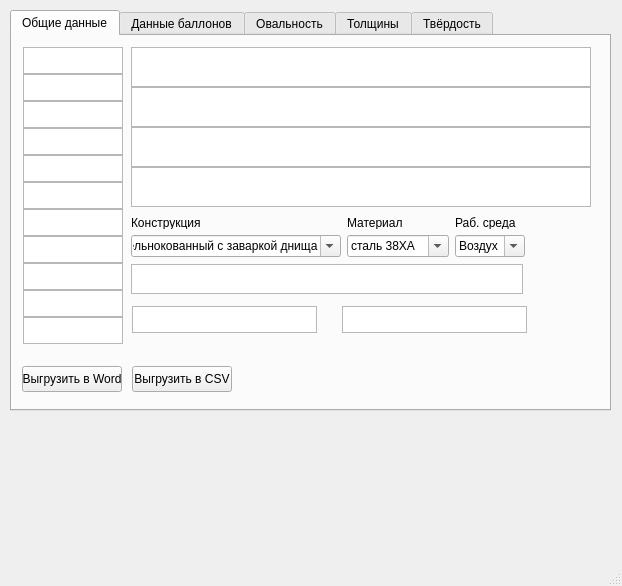
<?xml version="1.0" encoding="UTF-8"?>
<ui version="4.0">
 <class>MainWindow</class>
 <widget class="QMainWindow" name="MainWindow">
  <property name="geometry">
   <rect>
    <x>0</x>
    <y>0</y>
    <width>622</width>
    <height>586</height>
   </rect>
  </property>
  <property name="sizePolicy">
   <sizepolicy hsizetype="Fixed" vsizetype="Fixed">
    <horstretch>0</horstretch>
    <verstretch>0</verstretch>
   </sizepolicy>
  </property>
  <property name="windowTitle">
   <string>MainWindow</string>
  </property>
  <widget class="QWidget" name="centralwidget">
   <widget class="QTabWidget" name="tabWidget">
    <property name="geometry">
     <rect>
      <x>10</x>
      <y>10</y>
      <width>601</width>
      <height>401</height>
     </rect>
    </property>
    <property name="sizePolicy">
     <sizepolicy hsizetype="Expanding" vsizetype="Expanding">
      <horstretch>0</horstretch>
      <verstretch>0</verstretch>
     </sizepolicy>
    </property>
    <property name="currentIndex">
     <number>0</number>
    </property>
    <widget class="QWidget" name="general_info">
     <attribute name="title">
      <string>Общие данные</string>
     </attribute>
     <widget class="QPlainTextEdit" name="vik_date">
      <property name="geometry">
       <rect>
        <x>120</x>
        <y>270</y>
        <width>185</width>
        <height>27</height>
       </rect>
      </property>
      <property name="minimumSize">
       <size>
        <width>100</width>
        <height>27</height>
       </size>
      </property>
      <property name="maximumSize">
       <size>
        <width>185</width>
        <height>27</height>
       </size>
      </property>
      <property name="font">
       <font>
        <family>Times New Roman</family>
        <pointsize>10</pointsize>
       </font>
      </property>
      <property name="layoutDirection">
       <enum>Qt::LeftToRight</enum>
      </property>
      <property name="plainText">
       <string/>
      </property>
      <property name="overwriteMode">
       <bool>false</bool>
      </property>
      <property name="placeholderText">
       <string>Дата: ВИК &quot;ДД&quot; месяц ГГГГ г.</string>
      </property>
     </widget>
     <widget class="QPlainTextEdit" name="tolshOvalnost_date">
      <property name="geometry">
       <rect>
        <x>330</x>
        <y>270</y>
        <width>185</width>
        <height>27</height>
       </rect>
      </property>
      <property name="minimumSize">
       <size>
        <width>100</width>
        <height>27</height>
       </size>
      </property>
      <property name="maximumSize">
       <size>
        <width>185</width>
        <height>27</height>
       </size>
      </property>
      <property name="font">
       <font>
        <family>Times New Roman</family>
        <pointsize>10</pointsize>
       </font>
      </property>
      <property name="layoutDirection">
       <enum>Qt::LeftToRight</enum>
      </property>
      <property name="plainText">
       <string/>
      </property>
      <property name="overwriteMode">
       <bool>false</bool>
      </property>
      <property name="placeholderText">
       <string>Дата: S, Hb &quot;ДД&quot; месяц ГГГГ г.</string>
      </property>
     </widget>
     <widget class="QPushButton" name="pushButt_generateWord">
      <property name="geometry">
       <rect>
        <x>10</x>
        <y>330</y>
        <width>100</width>
        <height>26</height>
       </rect>
      </property>
      <property name="text">
       <string>Выгрузить в Word</string>
      </property>
     </widget>
     <widget class="QPushButton" name="pushButt_generateCSV">
      <property name="geometry">
       <rect>
        <x>120</x>
        <y>330</y>
        <width>100</width>
        <height>26</height>
       </rect>
      </property>
      <property name="text">
       <string>Выгрузить в CSV</string>
      </property>
     </widget>
     <widget class="QWidget" name="">
      <property name="geometry">
       <rect>
        <x>119</x>
        <y>179</y>
        <width>394</width>
        <height>81</height>
       </rect>
      </property>
      <layout class="QVBoxLayout" name="verticalLayout_6">
       <item>
        <layout class="QHBoxLayout" name="horizontalLayout">
         <item>
          <layout class="QVBoxLayout" name="verticalLayout_5">
           <property name="spacing">
            <number>6</number>
           </property>
           <item>
            <widget class="QLabel" name="label_3">
             <property name="sizePolicy">
              <sizepolicy hsizetype="Expanding" vsizetype="Expanding">
               <horstretch>0</horstretch>
               <verstretch>0</verstretch>
              </sizepolicy>
             </property>
             <property name="minimumSize">
              <size>
               <width>221</width>
               <height>13</height>
              </size>
             </property>
             <property name="maximumSize">
              <size>
               <width>221</width>
               <height>13</height>
              </size>
             </property>
             <property name="text">
              <string>Конструкция</string>
             </property>
            </widget>
           </item>
           <item>
            <widget class="QComboBox" name="construction">
             <property name="editable">
              <bool>true</bool>
             </property>
             <item>
              <property name="text">
               <string>цельнокованный с заваркой днища</string>
              </property>
             </item>
             <item>
              <property name="text">
               <string>цельнотянутый</string>
              </property>
             </item>
             <item>
              <property name="text">
               <string>цельнотянутый с внутренней резьбой</string>
              </property>
             </item>
             <item>
              <property name="text">
               <string>цельнотянутый с внешней резьбой</string>
              </property>
             </item>
            </widget>
           </item>
          </layout>
         </item>
         <item>
          <layout class="QVBoxLayout" name="verticalLayout_4">
           <item>
            <widget class="QLabel" name="label_2">
             <property name="minimumSize">
              <size>
               <width>89</width>
               <height>13</height>
              </size>
             </property>
             <property name="maximumSize">
              <size>
               <width>89</width>
               <height>13</height>
              </size>
             </property>
             <property name="text">
              <string>Материал</string>
             </property>
            </widget>
           </item>
           <item>
            <widget class="QComboBox" name="material">
             <property name="editable">
              <bool>true</bool>
             </property>
             <item>
              <property name="text">
               <string>сталь 38ХА</string>
              </property>
             </item>
             <item>
              <property name="text">
               <string>сталь 09Г2С</string>
              </property>
             </item>
            </widget>
           </item>
          </layout>
         </item>
         <item>
          <layout class="QVBoxLayout" name="verticalLayout_3">
           <item>
            <widget class="QLabel" name="label">
             <property name="minimumSize">
              <size>
               <width>62</width>
               <height>13</height>
              </size>
             </property>
             <property name="maximumSize">
              <size>
               <width>62</width>
               <height>13</height>
              </size>
             </property>
             <property name="text">
              <string>Раб. среда</string>
             </property>
            </widget>
           </item>
           <item>
            <widget class="QComboBox" name="rab_sreda">
             <property name="editable">
              <bool>true</bool>
             </property>
             <item>
              <property name="text">
               <string>Воздух</string>
              </property>
             </item>
             <item>
              <property name="text">
               <string>Азот</string>
              </property>
             </item>
            </widget>
           </item>
          </layout>
         </item>
        </layout>
       </item>
       <item>
        <widget class="QPlainTextEdit" name="vladelec">
         <property name="minimumSize">
          <size>
           <width>392</width>
           <height>30</height>
          </size>
         </property>
         <property name="maximumSize">
          <size>
           <width>392</width>
           <height>30</height>
          </size>
         </property>
         <property name="font">
          <font>
           <family>Times New Roman</family>
           <pointsize>10</pointsize>
          </font>
         </property>
         <property name="layoutDirection">
          <enum>Qt::LeftToRight</enum>
         </property>
         <property name="plainText">
          <string/>
         </property>
         <property name="overwriteMode">
          <bool>false</bool>
         </property>
         <property name="placeholderText">
          <string>Владелец</string>
         </property>
        </widget>
       </item>
      </layout>
     </widget>
     <widget class="QWidget" name="">
      <property name="geometry">
       <rect>
        <x>119</x>
        <y>11</y>
        <width>462</width>
        <height>162</height>
       </rect>
      </property>
      <layout class="QVBoxLayout" name="verticalLayout">
       <property name="spacing">
        <number>0</number>
       </property>
       <item>
        <widget class="QPlainTextEdit" name="zav_nums">
         <property name="sizePolicy">
          <sizepolicy hsizetype="Expanding" vsizetype="Expanding">
           <horstretch>0</horstretch>
           <verstretch>0</verstretch>
          </sizepolicy>
         </property>
         <property name="minimumSize">
          <size>
           <width>460</width>
           <height>40</height>
          </size>
         </property>
         <property name="maximumSize">
          <size>
           <width>460</width>
           <height>40</height>
          </size>
         </property>
         <property name="font">
          <font>
           <family>Times New Roman</family>
           <pointsize>10</pointsize>
          </font>
         </property>
         <property name="layoutDirection">
          <enum>Qt::LeftToRight</enum>
         </property>
         <property name="plainText">
          <string/>
         </property>
         <property name="overwriteMode">
          <bool>false</bool>
         </property>
         <property name="placeholderText">
          <string>Заводские номера №№</string>
         </property>
        </widget>
       </item>
       <item>
        <widget class="QPlainTextEdit" name="reg_nums">
         <property name="minimumSize">
          <size>
           <width>460</width>
           <height>40</height>
          </size>
         </property>
         <property name="maximumSize">
          <size>
           <width>460</width>
           <height>40</height>
          </size>
         </property>
         <property name="font">
          <font>
           <family>Times New Roman</family>
           <pointsize>10</pointsize>
          </font>
         </property>
         <property name="layoutDirection">
          <enum>Qt::LeftToRight</enum>
         </property>
         <property name="plainText">
          <string/>
         </property>
         <property name="overwriteMode">
          <bool>false</bool>
         </property>
         <property name="placeholderText">
          <string>Регистрационные номера №№</string>
         </property>
        </widget>
       </item>
       <item>
        <widget class="QPlainTextEdit" name="place">
         <property name="minimumSize">
          <size>
           <width>460</width>
           <height>40</height>
          </size>
         </property>
         <property name="maximumSize">
          <size>
           <width>460</width>
           <height>40</height>
          </size>
         </property>
         <property name="font">
          <font>
           <family>Times New Roman</family>
           <pointsize>10</pointsize>
          </font>
         </property>
         <property name="layoutDirection">
          <enum>Qt::LeftToRight</enum>
         </property>
         <property name="plainText">
          <string/>
         </property>
         <property name="overwriteMode">
          <bool>false</bool>
         </property>
         <property name="placeholderText">
          <string>Место установки</string>
         </property>
        </widget>
       </item>
       <item>
        <widget class="QPlainTextEdit" name="zavod_name">
         <property name="minimumSize">
          <size>
           <width>460</width>
           <height>40</height>
          </size>
         </property>
         <property name="maximumSize">
          <size>
           <width>460</width>
           <height>40</height>
          </size>
         </property>
         <property name="font">
          <font>
           <family>Times New Roman</family>
           <pointsize>10</pointsize>
          </font>
         </property>
         <property name="layoutDirection">
          <enum>Qt::LeftToRight</enum>
         </property>
         <property name="plainText">
          <string/>
         </property>
         <property name="overwriteMode">
          <bool>false</bool>
         </property>
         <property name="placeholderText">
          <string>Предприятие-изготовитель</string>
         </property>
        </widget>
       </item>
      </layout>
     </widget>
     <widget class="QWidget" name="">
      <property name="geometry">
       <rect>
        <x>11</x>
        <y>11</y>
        <width>102</width>
        <height>299</height>
       </rect>
      </property>
      <layout class="QVBoxLayout" name="verticalLayout_2">
       <property name="spacing">
        <number>0</number>
       </property>
       <property name="sizeConstraint">
        <enum>QLayout::SetDefaultConstraint</enum>
       </property>
       <item>
        <widget class="QPlainTextEdit" name="reg_number">
         <property name="minimumSize">
          <size>
           <width>100</width>
           <height>27</height>
          </size>
         </property>
         <property name="maximumSize">
          <size>
           <width>100</width>
           <height>27</height>
          </size>
         </property>
         <property name="font">
          <font>
           <family>Times New Roman</family>
           <pointsize>10</pointsize>
          </font>
         </property>
         <property name="layoutDirection">
          <enum>Qt::LeftToRight</enum>
         </property>
         <property name="plainText">
          <string/>
         </property>
         <property name="overwriteMode">
          <bool>false</bool>
         </property>
         <property name="placeholderText">
          <string>Рег/уч №</string>
         </property>
        </widget>
       </item>
       <item>
        <widget class="QPlainTextEdit" name="gost">
         <property name="minimumSize">
          <size>
           <width>100</width>
           <height>27</height>
          </size>
         </property>
         <property name="maximumSize">
          <size>
           <width>100</width>
           <height>27</height>
          </size>
         </property>
         <property name="font">
          <font>
           <family>Times New Roman</family>
           <pointsize>10</pointsize>
          </font>
         </property>
         <property name="layoutDirection">
          <enum>Qt::LeftToRight</enum>
         </property>
         <property name="plainText">
          <string/>
         </property>
         <property name="overwriteMode">
          <bool>false</bool>
         </property>
         <property name="placeholderText">
          <string>ГОСТ №</string>
         </property>
        </widget>
       </item>
       <item>
        <widget class="QPlainTextEdit" name="chertezh">
         <property name="minimumSize">
          <size>
           <width>100</width>
           <height>27</height>
          </size>
         </property>
         <property name="maximumSize">
          <size>
           <width>100</width>
           <height>27</height>
          </size>
         </property>
         <property name="font">
          <font>
           <family>Times New Roman</family>
           <pointsize>10</pointsize>
          </font>
         </property>
         <property name="layoutDirection">
          <enum>Qt::LeftToRight</enum>
         </property>
         <property name="plainText">
          <string/>
         </property>
         <property name="overwriteMode">
          <bool>false</bool>
         </property>
         <property name="placeholderText">
          <string>чертёж №</string>
         </property>
        </widget>
       </item>
       <item>
        <widget class="QPlainTextEdit" name="zakl_number">
         <property name="minimumSize">
          <size>
           <width>100</width>
           <height>27</height>
          </size>
         </property>
         <property name="maximumSize">
          <size>
           <width>100</width>
           <height>27</height>
          </size>
         </property>
         <property name="font">
          <font>
           <family>Times New Roman</family>
           <pointsize>10</pointsize>
          </font>
         </property>
         <property name="layoutDirection">
          <enum>Qt::LeftToRight</enum>
         </property>
         <property name="plainText">
          <string/>
         </property>
         <property name="overwriteMode">
          <bool>false</bool>
         </property>
         <property name="placeholderText">
          <string>Заключение №</string>
         </property>
        </widget>
       </item>
       <item>
        <widget class="QPlainTextEdit" name="p_rasch">
         <property name="minimumSize">
          <size>
           <width>100</width>
           <height>27</height>
          </size>
         </property>
         <property name="maximumSize">
          <size>
           <width>100</width>
           <height>27</height>
          </size>
         </property>
         <property name="font">
          <font>
           <family>Times New Roman</family>
           <pointsize>10</pointsize>
          </font>
         </property>
         <property name="layoutDirection">
          <enum>Qt::LeftToRight</enum>
         </property>
         <property name="plainText">
          <string/>
         </property>
         <property name="overwriteMode">
          <bool>false</bool>
         </property>
         <property name="placeholderText">
          <string>Ррасч, кгс/см2</string>
         </property>
        </widget>
       </item>
       <item>
        <widget class="QPlainTextEdit" name="p_rab">
         <property name="minimumSize">
          <size>
           <width>100</width>
           <height>27</height>
          </size>
         </property>
         <property name="maximumSize">
          <size>
           <width>100</width>
           <height>27</height>
          </size>
         </property>
         <property name="font">
          <font>
           <family>Times New Roman</family>
           <pointsize>10</pointsize>
          </font>
         </property>
         <property name="layoutDirection">
          <enum>Qt::LeftToRight</enum>
         </property>
         <property name="plainText">
          <string/>
         </property>
         <property name="overwriteMode">
          <bool>false</bool>
         </property>
         <property name="placeholderText">
          <string>Рраб, кгс/см2</string>
         </property>
        </widget>
       </item>
       <item>
        <widget class="QPlainTextEdit" name="s_isp">
         <property name="minimumSize">
          <size>
           <width>100</width>
           <height>27</height>
          </size>
         </property>
         <property name="maximumSize">
          <size>
           <width>100</width>
           <height>27</height>
          </size>
         </property>
         <property name="font">
          <font>
           <family>Times New Roman</family>
           <pointsize>10</pointsize>
          </font>
         </property>
         <property name="layoutDirection">
          <enum>Qt::LeftToRight</enum>
         </property>
         <property name="plainText">
          <string/>
         </property>
         <property name="overwriteMode">
          <bool>false</bool>
         </property>
         <property name="placeholderText">
          <string>S-исп, мм</string>
         </property>
        </widget>
       </item>
       <item>
        <widget class="QPlainTextEdit" name="volume">
         <property name="minimumSize">
          <size>
           <width>100</width>
           <height>27</height>
          </size>
         </property>
         <property name="maximumSize">
          <size>
           <width>100</width>
           <height>27</height>
          </size>
         </property>
         <property name="font">
          <font>
           <family>Times New Roman</family>
           <pointsize>10</pointsize>
          </font>
         </property>
         <property name="layoutDirection">
          <enum>Qt::LeftToRight</enum>
         </property>
         <property name="plainText">
          <string/>
         </property>
         <property name="overwriteMode">
          <bool>false</bool>
         </property>
         <property name="placeholderText">
          <string>V-объём, л</string>
         </property>
        </widget>
       </item>
       <item>
        <widget class="QPlainTextEdit" name="length">
         <property name="minimumSize">
          <size>
           <width>100</width>
           <height>27</height>
          </size>
         </property>
         <property name="maximumSize">
          <size>
           <width>100</width>
           <height>27</height>
          </size>
         </property>
         <property name="font">
          <font>
           <family>Times New Roman</family>
           <pointsize>10</pointsize>
          </font>
         </property>
         <property name="layoutDirection">
          <enum>Qt::LeftToRight</enum>
         </property>
         <property name="plainText">
          <string/>
         </property>
         <property name="overwriteMode">
          <bool>false</bool>
         </property>
         <property name="placeholderText">
          <string>Длина, мм</string>
         </property>
        </widget>
       </item>
       <item>
        <widget class="QPlainTextEdit" name="d_nar">
         <property name="minimumSize">
          <size>
           <width>100</width>
           <height>27</height>
          </size>
         </property>
         <property name="maximumSize">
          <size>
           <width>100</width>
           <height>27</height>
          </size>
         </property>
         <property name="font">
          <font>
           <family>Times New Roman</family>
           <pointsize>10</pointsize>
          </font>
         </property>
         <property name="layoutDirection">
          <enum>Qt::LeftToRight</enum>
         </property>
         <property name="plainText">
          <string/>
         </property>
         <property name="overwriteMode">
          <bool>false</bool>
         </property>
         <property name="placeholderText">
          <string>Dнар, мм</string>
         </property>
        </widget>
       </item>
       <item>
        <widget class="QPlainTextEdit" name="g_vvod">
         <property name="minimumSize">
          <size>
           <width>100</width>
           <height>27</height>
          </size>
         </property>
         <property name="maximumSize">
          <size>
           <width>100</width>
           <height>27</height>
          </size>
         </property>
         <property name="font">
          <font>
           <family>Times New Roman</family>
           <pointsize>10</pointsize>
          </font>
         </property>
         <property name="layoutDirection">
          <enum>Qt::LeftToRight</enum>
         </property>
         <property name="plainText">
          <string/>
         </property>
         <property name="overwriteMode">
          <bool>false</bool>
         </property>
         <property name="placeholderText">
          <string>Ввод в экспл.</string>
         </property>
        </widget>
       </item>
      </layout>
     </widget>
    </widget>
    <widget class="QWidget" name="ballon_data">
     <attribute name="title">
      <string>Данные баллонов</string>
     </attribute>
     <widget class="QSpinBox" name="amount">
      <property name="geometry">
       <rect>
        <x>10</x>
        <y>10</y>
        <width>50</width>
        <height>26</height>
       </rect>
      </property>
      <property name="frame">
       <bool>true</bool>
      </property>
      <property name="readOnly">
       <bool>false</bool>
      </property>
      <property name="buttonSymbols">
       <enum>QAbstractSpinBox::UpDownArrows</enum>
      </property>
      <property name="keyboardTracking">
       <bool>false</bool>
      </property>
      <property name="minimum">
       <number>1</number>
      </property>
      <property name="maximum">
       <number>100</number>
      </property>
      <property name="displayIntegerBase">
       <number>10</number>
      </property>
     </widget>
     <widget class="QPushButton" name="pushButt_amount">
      <property name="geometry">
       <rect>
        <x>70</x>
        <y>10</y>
        <width>100</width>
        <height>26</height>
       </rect>
      </property>
      <property name="text">
       <string>Кол-во баллонов</string>
      </property>
     </widget>
     <widget class="QTableWidget" name="tableWidget">
      <property name="geometry">
       <rect>
        <x>10</x>
        <y>40</y>
        <width>541</width>
        <height>324</height>
       </rect>
      </property>
      <property name="frameShape">
       <enum>QFrame::StyledPanel</enum>
      </property>
      <property name="frameShadow">
       <enum>QFrame::Sunken</enum>
      </property>
      <property name="verticalScrollBarPolicy">
       <enum>Qt::ScrollBarAlwaysOn</enum>
      </property>
      <property name="horizontalScrollBarPolicy">
       <enum>Qt::ScrollBarAlwaysOff</enum>
      </property>
      <property name="sizeAdjustPolicy">
       <enum>QAbstractScrollArea::AdjustIgnored</enum>
      </property>
      <property name="tabKeyNavigation">
       <bool>true</bool>
      </property>
      <property name="alternatingRowColors">
       <bool>true</bool>
      </property>
      <property name="verticalScrollMode">
       <enum>QAbstractItemView::ScrollPerItem</enum>
      </property>
      <property name="gridStyle">
       <enum>Qt::SolidLine</enum>
      </property>
      <property name="sortingEnabled">
       <bool>false</bool>
      </property>
      <property name="cornerButtonEnabled">
       <bool>true</bool>
      </property>
      <property name="rowCount">
       <number>80</number>
      </property>
      <property name="columnCount">
       <number>5</number>
      </property>
      <row/>
      <row/>
      <row/>
      <row/>
      <row/>
      <row/>
      <row/>
      <row/>
      <row/>
      <row/>
      <row/>
      <row/>
      <row/>
      <row/>
      <row/>
      <row/>
      <row/>
      <row/>
      <row/>
      <row/>
      <row/>
      <row/>
      <row/>
      <row/>
      <row/>
      <row/>
      <row/>
      <row/>
      <row/>
      <row/>
      <row/>
      <row/>
      <row/>
      <row/>
      <row/>
      <row/>
      <row/>
      <row/>
      <row/>
      <row/>
      <row/>
      <row/>
      <row/>
      <row/>
      <row/>
      <row/>
      <row/>
      <row/>
      <row/>
      <row/>
      <row/>
      <row/>
      <row/>
      <row/>
      <row/>
      <row/>
      <row/>
      <row/>
      <row/>
      <row/>
      <row/>
      <row/>
      <row/>
      <row/>
      <row/>
      <row/>
      <row/>
      <row/>
      <row/>
      <row/>
      <row/>
      <row/>
      <row/>
      <row/>
      <row/>
      <row/>
      <row/>
      <row/>
      <row/>
      <row/>
      <column>
       <property name="text">
        <string>Зав. №</string>
       </property>
      </column>
      <column>
       <property name="text">
        <string>Smin</string>
       </property>
      </column>
      <column>
       <property name="text">
        <string>Smax</string>
       </property>
      </column>
      <column>
       <property name="text">
        <string>Г.и.</string>
       </property>
      </column>
      <column>
       <property name="text">
        <string>Масса</string>
       </property>
      </column>
     </widget>
     <widget class="QPushButton" name="pushButt_sMinMin">
      <property name="geometry">
       <rect>
        <x>400</x>
        <y>10</y>
        <width>100</width>
        <height>26</height>
       </rect>
      </property>
      <property name="text">
       <string>Smin-min</string>
      </property>
     </widget>
     <widget class="QPlainTextEdit" name="sMinTotal">
      <property name="geometry">
       <rect>
        <x>500</x>
        <y>10</y>
        <width>50</width>
        <height>26</height>
       </rect>
      </property>
     </widget>
    </widget>
    <widget class="QWidget" name="ovalnost">
     <attribute name="title">
      <string>Овальность</string>
     </attribute>
    </widget>
    <widget class="QWidget" name="tolshiny">
     <attribute name="title">
      <string>Толщины</string>
     </attribute>
    </widget>
    <widget class="QWidget" name="tverdost">
     <attribute name="title">
      <string>Твёрдость</string>
     </attribute>
    </widget>
   </widget>
  </widget>
  <widget class="QStatusBar" name="statusbar"/>
 </widget>
 <resources/>
 <connections/>
</ui>
